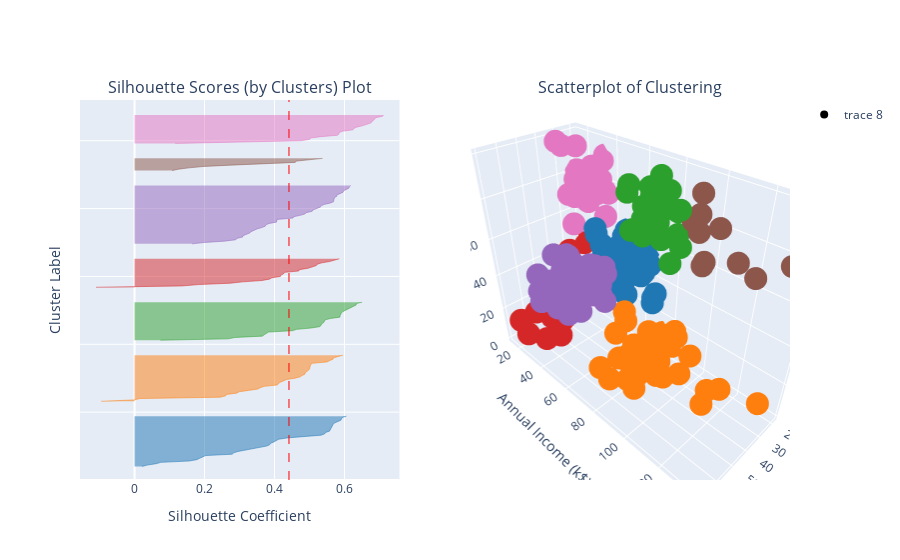

This figure's notebook cell:
### Code cell
show_silhouette(figures, 7)

### Figure 1 — Plotly figure (JSON) as saved in the notebook; plotly's stock layout.template omitted (floating-point values rounded to 4 significant figures; data arrays with more than 128 entries replaced by an {"elided": "..."} marker saying what was removed)
{"data": [{"fill": "tozerox", "line": {"color": "rgb(31.0, 119.0, 180.0)", "width": 0.5}, "mode": "lines", "showlegend": false, "type": "scatter", "x": [0.02166, 0.03643, 0.06163, 0.07515, 0.1567, 0.178, 0.1861, 0.196, 0.2033, 0.2789, 0.2833, 0.2953, 0.316, 0.3268, 0.3489, 0.3774, 0.3861, 0.3887, 0.398, 0.4067, 0.4115, 0.4355, 0.4769, 0.5328, 0.5434, 0.5454, 0.557, 0.5592, 0.5606, 0.5618, 0.5644, 0.5676, 0.5711, 0.5819, 0.5893, 0.5916, 0.5928, 0.6054], "xaxis": "x", "y": [10, 11, 12, 13, 14, 15, 16, 17, 18, 19, 20, 21, 22, 23, 24, 25, 26, 27, 28, 29, 30, 31, 32, 33, 34, 35, 36, 37, 38, 39, 40, 41, 42, 43, 44, 45, 46, 47], "yaxis": "y"}, {"fill": "tozerox", "line": {"color": "rgb(255.0, 127.0, 14.0)", "width": 0.5}, "mode": "lines", "showlegend": false, "type": "scatter", "x": [-0.09545, -0.00141, 0.01478, 0.2447, 0.2605, 0.2618, 0.2918, 0.299, 0.3251, 0.3522, 0.3593, 0.3703, 0.4074, 0.4107, 0.4159, 0.4257, 0.4339, 0.4583, 0.4738, 0.4786, 0.4868, 0.4875, 0.4935, 0.4976, 0.5002, 0.5007, 0.5024, 0.503, 0.5083, 0.5501, 0.5578, 0.567, 0.5687, 0.5858, 0.5955], "xaxis": "x", "y": [58, 59, 60, 61, 62, 63, 64, 65, 66, 67, 68, 69, 70, 71, 72, 73, 74, 75, 76, 77, 78, 79, 80, 81, 82, 83, 84, 85, 86, 87, 88, 89, 90, 91, 92], "yaxis": "y"}, {"fill": "tozerox", "line": {"color": "rgb(44.0, 160.0, 44.0)", "width": 0.5}, "mode": "lines", "showlegend": false, "type": "scatter", "x": [0.07377, 0.2676, 0.2864, 0.365, 0.3704, 0.3759, 0.3829, 0.4508, 0.4631, 0.5048, 0.5289, 0.5333, 0.5341, 0.5405, 0.5416, 0.5445, 0.5596, 0.5869, 0.5873, 0.5884, 0.591, 0.5944, 0.6021, 0.6106, 0.6158, 0.6237, 0.6334, 0.6334, 0.6502], "xaxis": "x", "y": [103, 104, 105, 106, 107, 108, 109, 110, 111, 112, 113, 114, 115, 116, 117, 118, 119, 120, 121, 122, 123, 124, 125, 126, 127, 128, 129, 130, 131], "yaxis": "y"}, {"fill": "tozerox", "line": {"color": "rgb(214.0, 39.0, 40.0)", "width": 0.5}, "mode": "lines", "showlegend": false, "type": "scatter", "x": [-0.1102, 0.1358, 0.1827, 0.2737, 0.3088, 0.3642, 0.3854, 0.3922, 0.4168, 0.4182, 0.426, 0.4287, 0.4692, 0.471, 0.496, 0.5096, 0.5193, 0.5222, 0.535, 0.5576, 0.5736, 0.5851], "xaxis": "x", "y": [142, 143, 144, 145, 146, 147, 148, 149, 150, 151, 152, 153, 154, 155, 156, 157, 158, 159, 160, 161, 162, 163], "yaxis": "y"}, {"fill": "tozerox", "line": {"color": "rgb(148.0, 103.0, 189.0)", "width": 0.5}, "mode": "lines", "showlegend": false, "type": "scatter", "x": [0.1643, 0.1994, 0.2571, 0.2893, 0.2919, 0.3089, 0.3097, 0.3201, 0.3292, 0.333, 0.3406, 0.35, 0.3638, 0.3735, 0.3752, 0.3844, 0.4054, 0.4058, 0.4076, 0.4528, 0.4544, 0.4736, 0.4863, 0.491, 0.5076, 0.5097, 0.5217, 0.5301, 0.5341, 0.5408, 0.5583, 0.5685, 0.5693, 0.5698, 0.571, 0.5776, 0.5779, 0.587, 0.5957, 0.5966, 0.6034, 0.6121, 0.6138, 0.618], "xaxis": "x", "y": [174, 175, 176, 177, 178, 179, 180, 181, 182, 183, 184, 185, 186, 187, 188, 189, 190, 191, 192, 193, 194, 195, 196, 197, 198, 199, 200, 201, 202, 203, 204, 205, 206, 207, 208, 209, 210, 211, 212, 213, 214, 215, 216, 217], "yaxis": "y"}, {"fill": "tozerox", "line": {"color": "rgb(140.0, 86.0, 75.0)", "width": 0.5}, "mode": "lines", "showlegend": false, "type": "scatter", "x": [0.1074, 0.1251, 0.1555, 0.1958, 0.2751, 0.3556, 0.4585, 0.4635, 0.5064, 0.5371], "xaxis": "x", "y": [228, 229, 230, 231, 232, 233, 234, 235, 236, 237], "yaxis": "y"}, {"fill": "tozerox", "line": {"color": "rgb(227.0, 119.0, 194.0)", "width": 0.5}, "mode": "lines", "showlegend": false, "type": "scatter", "x": [0.1163, 0.2766, 0.4761, 0.5004, 0.5028, 0.5335, 0.5799, 0.584, 0.585, 0.5943, 0.624, 0.6267, 0.6344, 0.651, 0.6653, 0.6744, 0.6789, 0.6844, 0.6864, 0.689, 0.7087, 0.7114], "xaxis": "x", "y": [248, 249, 250, 251, 252, 253, 254, 255, 256, 257, 258, 259, 260, 261, 262, 263, 264, 265, 266, 267, 268, 269], "yaxis": "y"}, {"fill": "tozeroy", "line": {"color": "red", "dash": "dash", "width": 1}, "mode": "lines", "showlegend": false, "type": "scatter", "x": {"elided": "500 float values"}, "xaxis": "x", "y": {"elided": "500 int values"}, "yaxis": "y"}, {"marker": {"color": {"elided": "200x3 int values"}}, "mode": "markers", "scene": "scene", "type": "scatter3d", "x": {"elided": "200 int values"}, "y": {"elided": "200 int values"}, "z": {"elided": "200 int values"}}], "layout": {"annotations": [{"font": {"size": 16}, "showarrow": false, "text": "Silhouette Scores (by Clusters) Plot", "x": 0.225, "xanchor": "center", "xref": "paper", "y": 1, "yanchor": "bottom", "yref": "paper"}, {"font": {"size": 16}, "showarrow": false, "text": "Scatterplot of Clustering", "x": 0.775, "xanchor": "center", "xref": "paper", "y": 1, "yanchor": "bottom", "yref": "paper"}], "scene": {"domain": {"x": [0.55, 1], "y": [0, 1]}, "xaxis": {"title": {"text": "Age"}}, "yaxis": {"title": {"text": "Annual Income (k$)"}}, "zaxis": {"title": {"text": "Spending Score (1-100)"}}}, "xaxis": {"anchor": "y", "domain": [0, 0.45], "title": {"text": "Silhouette Coefficient"}}, "yaxis": {"anchor": "x", "domain": [0, 1], "range": [0, 280], "showticklabels": false, "title": {"text": "Cluster Label"}}}}
